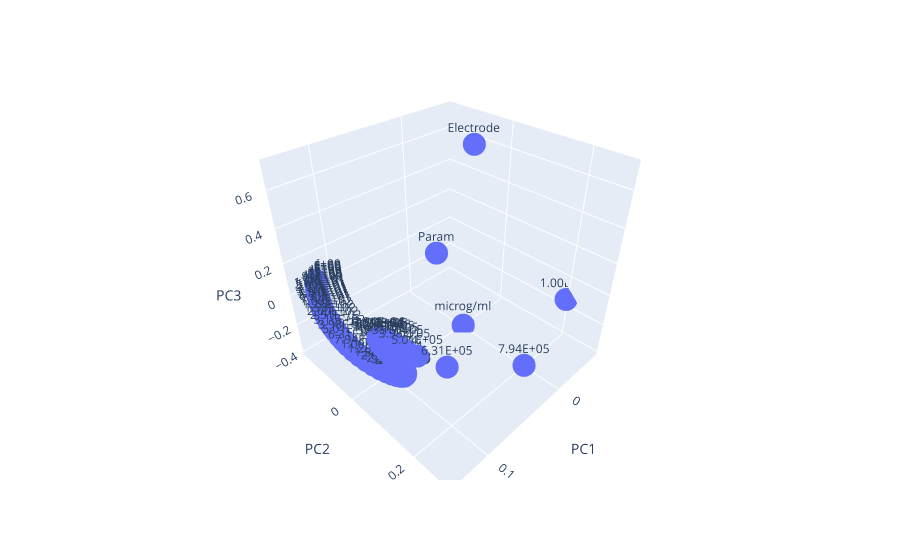

Here is the notebook cell this chart was saved with:
### Code cell
# 5. Loadings Plot

loadings_label = df_loadings.index
# loadings_label = df_loadings.index.str.strip(' (cm)')

fig = px.scatter_3d(df_loadings, x='PC1', y='PC2', z='PC3', text=loadings_label)
fig.show()
